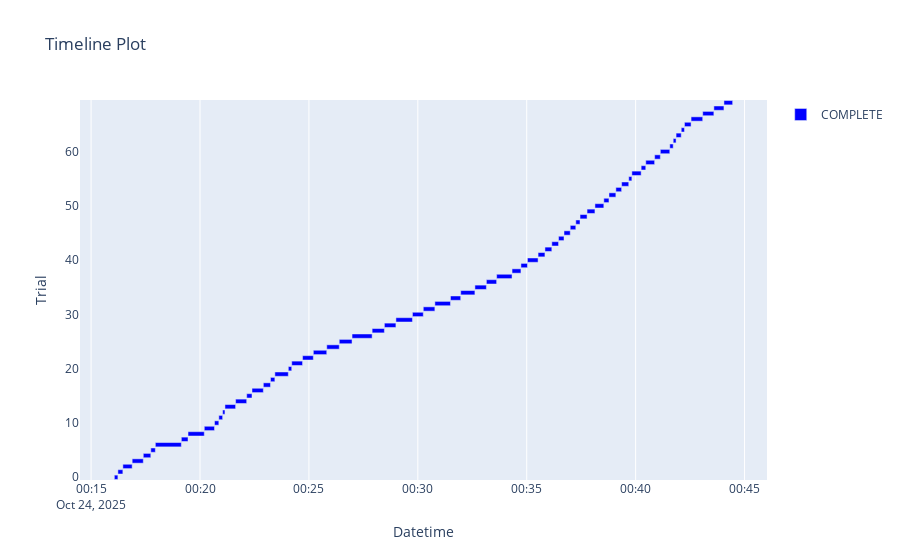

The notebook cell saved with this chart:
### Code cell
optuna.visualization.plot_timeline(study)

### Figure 1 — Plotly figure (JSON) as saved in the notebook; plotly's stock layout.template omitted (floating-point values rounded to 4 significant figures)
{"data": [{"base": ["2025-10-24T00:16:04.065325", "2025-10-24T00:16:13.851119", "2025-10-24T00:16:27.547291", "2025-10-24T00:16:53.160174", "2025-10-24T00:17:23.771022", "2025-10-24T00:17:44.461660", "2025-10-24T00:17:57.012353", "2025-10-24T00:19:08.584082", "2025-10-24T00:19:27.029409", "2025-10-24T00:20:11.805363", "2025-10-24T00:20:39.929461", "2025-10-24T00:20:51.849204", "2025-10-24T00:21:02.328400", "2025-10-24T00:21:08.745134", "2025-10-24T00:21:38.068525", "2025-10-24T00:22:08.612119", "2025-10-24T00:22:23.262516", "2025-10-24T00:22:54.463963", "2025-10-24T00:23:14.192386", "2025-10-24T00:23:26.193447", "2025-10-24T00:24:03.268033", "2025-10-24T00:24:12.670825", "2025-10-24T00:24:42.487814", "2025-10-24T00:25:12.191298", "2025-10-24T00:25:49.150059", "2025-10-24T00:26:23.599065", "2025-10-24T00:26:58.796408", "2025-10-24T00:27:54.165057", "2025-10-24T00:28:27.900448", "2025-10-24T00:28:59.652380", "2025-10-24T00:29:45.213282", "2025-10-24T00:30:15.052958", "2025-10-24T00:30:46.953683", "2025-10-24T00:31:29.958099", "2025-10-24T00:31:58.162403", "2025-10-24T00:32:37.265061", "2025-10-24T00:33:08.887961", "2025-10-24T00:33:37.073144", "2025-10-24T00:34:19.525793", "2025-10-24T00:34:44.066122", "2025-10-24T00:35:01.966719", "2025-10-24T00:35:31.251895", "2025-10-24T00:35:50.162192", "2025-10-24T00:36:09.098001", "2025-10-24T00:36:27.649416", "2025-10-24T00:36:42.719170", "2025-10-24T00:36:59.859484", "2025-10-24T00:37:15.154840", "2025-10-24T00:37:26.829175", "2025-10-24T00:37:46.185847", "2025-10-24T00:38:07.871724", "2025-10-24T00:38:32.364465", "2025-10-24T00:38:46.522417", "2025-10-24T00:39:05.503358", "2025-10-24T00:39:21.388131", "2025-10-24T00:39:40.980250", "2025-10-24T00:39:49.618047", "2025-10-24T00:40:15.168706", "2025-10-24T00:40:27.905267", "2025-10-24T00:40:52.307312", "2025-10-24T00:41:08.036782", "2025-10-24T00:41:34.073356", "2025-10-24T00:41:43.486744", "2025-10-24T00:41:51.402841", "2025-10-24T00:42:05.581654", "2025-10-24T00:42:14.505219", "2025-10-24T00:42:32.685137", "2025-10-24T00:43:04.733244", "2025-10-24T00:43:35.473662", "2025-10-24T00:44:03.220352"], "hovertemplate": "%{text}<extra>COMPLETE</extra>", "marker": {"color": "blue"}, "name": "COMPLETE", "orientation": "h", "text": ["{<br>  \"number\": 0,<br>  \"values\": [<br>    0.9498186665965014<br>  ],<br>  \"params\": {<br>    \"learning_rate\": 2.596731988312598,<br>    \"n_estimators\": 163,<br>    \"max_depth\": 19,<br>    \"min_child_weight\": 4,<br>    \"gamma\": 0.8873510913072894,<br>    \"subsample\": 0.5221942102909585,<br>    \"colsample_bytree\": 0.35198545947295057,<br>    \"reg_alpha\": 0.11085793777802844<br>  }<br>}", "{<br>  \"number\": 1,<br>  \"values\": [<br>    0.955646770423579<br>  ],<br>  \"params\": {<br>    \"learning_rate\": 0.04377064144278007,<br>    \"n_estimators\": 171,<br>    \"max_depth\": 7,<br>    \"min_child_weight\": 8,<br>    \"gamma\": 0.9831931756741091,<br>    \"subsample\": 0.6492683859130957,<br>    \"colsample_bytree\": 0.8147980991196345,<br>    \"reg_alpha\": 0.808407217000454<br>  }<br>}", "{<br>  \"number\": 2,<br>  \"values\": [<br>    0.9205202755741494<br>  ],<br>  \"params\": {<br>    \"learning_rate\": 2.186751557800119,<br>    \"n_estimators\": 330,<br>    \"max_depth\": 15,<br>    \"min_child_weight\": 3,<br>    \"gamma\": 0.6325213843331576,<br>    \"subsample\": 0.36104962709215765,<br>    \"colsample_bytree\": 0.5023722695015577,<br>    \"reg_alpha\": 0.2325638662751499<br>  }<br>}", "{<br>  \"number\": 3,<br>  \"values\": [<br>    0.9239671451061908<br>  ],<br>  \"params\": {<br>    \"learning_rate\": 2.370852604780942,<br>    \"n_estimators\": 392,<br>    \"max_depth\": 14,<br>    \"min_child_weight\": 3,<br>    \"gamma\": 0.043333204386323265,<br>    \"subsample\": 0.5486041965307991,<br>    \"colsample_bytree\": 0.9293725275174127,<br>    \"reg_alpha\": 0.07596698734362606<br>  }<br>}", "{<br>  \"number\": 4,<br>  \"values\": [<br>    0.9192923831199871<br>  ],<br>  \"params\": {<br>    \"learning_rate\": 1.2726113497280995,<br>    \"n_estimators\": 207,<br>    \"max_depth\": 8,<br>    \"min_child_weight\": 7,<br>    \"gamma\": 0.680217186318791,<br>    \"subsample\": 0.48241874975867405,<br>    \"colsample_bytree\": 0.39085989406541294,<br>    \"reg_alpha\": 0.15996667752374094<br>  }<br>}", "{<br>  \"number\": 5,<br>  \"values\": [<br>    0.05018133340349862<br>  ],<br>  \"params\": {<br>    \"learning_rate\": 2.23563303005671,<br>    \"n_estimators\": 222,<br>    \"max_depth\": 16,<br>    \"min_child_weight\": 9,<br>    \"gamma\": 0.7490933080638968,<br>    \"subsample\": 0.6809647396812327,<br>    \"colsample_bytree\": 0.09436672828223847,<br>    \"reg_alpha\": 0.580788797251386<br>  }<br>}", "{<br>  \"number\": 6,<br>  \"values\": [<br>    0.9207965513763359<br>  ],<br>  \"params\": {<br>    \"learning_rate\": 1.3760059586696443,<br>    \"n_estimators\": 559,<br>    \"max_depth\": 18,<br>    \"min_child_weight\": 1,<br>    \"gamma\": 0.8706642256237144,<br>    \"subsample\": 0.15391307381889546,<br>    \"colsample_bytree\": 0.47794814781715855,<br>    \"reg_alpha\": 0.8453895296116068<br>  }<br>}", "{<br>  \"number\": 7,<br>  \"values\": [<br>    0.9446746742795998<br>  ],<br>  \"params\": {<br>    \"learning_rate\": 2.870265951420272,<br>    \"n_estimators\": 246,<br>    \"max_depth\": 7,<br>    \"min_child_weight\": 1,<br>    \"gamma\": 0.17597810810343473,<br>    \"subsample\": 0.39746671136055856,<br>    \"colsample_bytree\": 0.6221228264518627,<br>    \"reg_alpha\": 0.6501887639996309<br>  }<br>}", "{<br>  \"number\": 8,<br>  \"values\": [<br>    0.9498186665965014<br>  ],<br>  \"params\": {<br>    \"learning_rate\": 2.845405578249477,<br>    \"n_estimators\": 699,<br>    \"max_depth\": 20,<br>    \"min_child_weight\": 1,<br>    \"gamma\": 0.5787962850999471,<br>    \"subsample\": 0.2346564588999821,<br>    \"colsample_bytree\": 0.7146398332319057,<br>    \"reg_alpha\": 0.46671733936473925<br>  }<br>}", "{<br>  \"number\": 9,<br>  \"values\": [<br>    0.9550196682059175<br>  ],<br>  \"params\": {<br>    \"learning_rate\": 0.6153991438808274,<br>    \"n_estimators\": 566,<br>    \"max_depth\": 4,<br>    \"min_child_weight\": 9,<br>    \"gamma\": 0.1507626263922851,<br>    \"subsample\": 0.9165992017637782,<br>    \"colsample_bytree\": 0.8917639005132738,<br>    \"reg_alpha\": 0.46788991620288045<br>  }<br>}", "{<br>  \"number\": 10,<br>  \"values\": [<br>    0.9555897611310643<br>  ],<br>  \"params\": {<br>    \"learning_rate\": 0.04201615435070316,<br>    \"n_estimators\": 103,<br>    \"max_depth\": 10,<br>    \"min_child_weight\": 7,<br>    \"gamma\": 0.3684430698745278,<br>    \"subsample\": 0.8994837906677617,<br>    \"colsample_bytree\": 0.7409941049396906,<br>    \"reg_alpha\": 0.9855353438044143<br>  }<br>}", "{<br>  \"number\": 11,<br>  \"values\": [<br>    0.9546381444790886<br>  ],<br>  \"params\": {<br>    \"learning_rate\": 0.010521233226646665,<br>    \"n_estimators\": 113,<br>    \"max_depth\": 10,<br>    \"min_child_weight\": 6,<br>    \"gamma\": 0.3642076639813087,<br>    \"subsample\": 0.9946618693791538,<br>    \"colsample_bytree\": 0.751603671612942,<br>    \"reg_alpha\": 0.9996134777505983<br>  }<br>}", "{<br>  \"number\": 12,<br>  \"values\": [<br>    0.9546556857998623<br>  ],<br>  \"params\": {<br>    \"learning_rate\": 0.01143204014672635,<br>    \"n_estimators\": 103,<br>    \"max_depth\": 3,<br>    \"min_child_weight\": 7,<br>    \"gamma\": 0.39487805223914585,<br>    \"subsample\": 0.7805993542338437,<br>    \"colsample_bytree\": 0.9997409544384284,<br>    \"reg_alpha\": 0.9952741153331336<br>  }<br>}", "{<br>  \"number\": 13,<br>  \"values\": [<br>    0.9476040748488157<br>  ],<br>  \"params\": {<br>    \"learning_rate\": 0.6351383553169728,<br>    \"n_estimators\": 299,<br>    \"max_depth\": 11,<br>    \"min_child_weight\": 10,<br>    \"gamma\": 0.46150015669856165,<br>    \"subsample\": 0.7774347602295695,<br>    \"colsample_bytree\": 0.7728694899788556,<br>    \"reg_alpha\": 0.7479622195562318<br>  }<br>}", "{<br>  \"number\": 14,<br>  \"values\": [<br>    0.9539452623085255<br>  ],<br>  \"params\": {<br>    \"learning_rate\": 0.535385657340858,<br>    \"n_estimators\": 460,<br>    \"max_depth\": 6,<br>    \"min_child_weight\": 8,<br>    \"gamma\": 0.29171267868706313,<br>    \"subsample\": 0.7003270611329998,<br>    \"colsample_bytree\": 0.6083385913865993,<br>    \"reg_alpha\": 0.838866944252499<br>  }<br>}", "{<br>  \"number\": 15,<br>  \"values\": [<br>    0.9464156503663943<br>  ],<br>  \"params\": {<br>    \"learning_rate\": 0.9925535244166409,<br>    \"n_estimators\": 166,<br>    \"max_depth\": 9,<br>    \"min_child_weight\": 5,<br>    \"gamma\": 0.9911975619067132,<br>    \"subsample\": 0.8877617222312063,<br>    \"colsample_bytree\": 0.8380187899040134,<br>    \"reg_alpha\": 0.8605014409942593<br>  }<br>}", "{<br>  \"number\": 16,<br>  \"values\": [<br>    0.9531646735340937<br>  ],<br>  \"params\": {<br>    \"learning_rate\": 0.22377328837675797,<br>    \"n_estimators\": 286,<br>    \"max_depth\": 13,<br>    \"min_child_weight\": 7,<br>    \"gamma\": 0.5242841231198725,<br>    \"subsample\": 0.6853751064741879,<br>    \"colsample_bytree\": 0.6391160360983104,<br>    \"reg_alpha\": 0.3306818400151528<br>  }<br>}", "{<br>  \"number\": 17,<br>  \"values\": [<br>    0.9547740897150852<br>  ],<br>  \"params\": {<br>    \"learning_rate\": 0.8930110661205946,<br>    \"n_estimators\": 388,<br>    \"max_depth\": 5,<br>    \"min_child_weight\": 10,<br>    \"gamma\": 0.26095717549900754,<br>    \"subsample\": 0.8374249653056105,<br>    \"colsample_bytree\": 0.19282479856102352,<br>    \"reg_alpha\": 0.7173586329075239<br>  }<br>}", "{<br>  \"number\": 18,<br>  \"values\": [<br>    0.9493976748979315<br>  ],<br>  \"params\": {<br>    \"learning_rate\": 1.6719886960769303,<br>    \"n_estimators\": 164,<br>    \"max_depth\": 12,<br>    \"min_child_weight\": 6,<br>    \"gamma\": 0.7482647660986919,<br>    \"subsample\": 0.9962800661388964,<br>    \"colsample_bytree\": 0.8473001018794395,<br>    \"reg_alpha\": 0.9077325953649258<br>  }<br>}", "{<br>  \"number\": 19,<br>  \"values\": [<br>    0.9510816416922112<br>  ],<br>  \"params\": {<br>    \"learning_rate\": 0.3714295867884992,<br>    \"n_estimators\": 474,<br>    \"max_depth\": 9,<br>    \"min_child_weight\": 8,<br>    \"gamma\": 0.9917288320671876,<br>    \"subsample\": 0.6068503447714075,<br>    \"colsample_bytree\": 0.9980052010088394,<br>    \"reg_alpha\": 0.7225578420989243<br>  }<br>}", "{<br>  \"number\": 20,<br>  \"values\": [<br>    0.9250152390224222<br>  ],<br>  \"params\": {<br>    \"learning_rate\": 1.6867390616283815,<br>    \"n_estimators\": 112,<br>    \"max_depth\": 7,<br>    \"min_child_weight\": 8,<br>    \"gamma\": 0.44415539990694647,<br>    \"subsample\": 0.032129865402025615,<br>    \"colsample_bytree\": 0.6831904906120486,<br>    \"reg_alpha\": 0.5445228071182864<br>  }<br>}", "{<br>  \"number\": 21,<br>  \"values\": [<br>    0.9550591361776585<br>  ],<br>  \"params\": {<br>    \"learning_rate\": 0.717486929790977,<br>    \"n_estimators\": 553,<br>    \"max_depth\": 3,<br>    \"min_child_weight\": 9,<br>    \"gamma\": 0.07531996122950327,<br>    \"subsample\": 0.9028580083646248,<br>    \"colsample_bytree\": 0.8670168844415138,<br>    \"reg_alpha\": 0.45739757061564296<br>  }<br>}", "{<br>  \"number\": 22,<br>  \"values\": [<br>    0.955576605140484<br>  ],<br>  \"params\": {<br>    \"learning_rate\": 0.3022130454277739,<br>    \"n_estimators\": 689,<br>    \"max_depth\": 3,<br>    \"min_child_weight\": 9,<br>    \"gamma\": 0.01669471600952315,<br>    \"subsample\": 0.8057341208965658,<br>    \"colsample_bytree\": 0.8015068659458735,<br>    \"reg_alpha\": 0.3410718169220939<br>  }<br>}", "{<br>  \"number\": 23,<br>  \"values\": [<br>    0.9552082374042353<br>  ],<br>  \"params\": {<br>    \"learning_rate\": 0.27136319658616803,<br>    \"n_estimators\": 641,<br>    \"max_depth\": 5,<br>    \"min_child_weight\": 8,<br>    \"gamma\": 0.2317458091840305,<br>    \"subsample\": 0.7451974615255454,<br>    \"colsample_bytree\": 0.79056506061615,<br>    \"reg_alpha\": 0.3052159717717616<br>  }<br>}", "{<br>  \"number\": 24,<br>  \"values\": [<br>    0.9550459801870782<br>  ],<br>  \"params\": {<br>    \"learning_rate\": 0.2266255787993745,<br>    \"n_estimators\": 451,<br>    \"max_depth\": 6,<br>    \"min_child_weight\": 10,<br>    \"gamma\": 0.33732942310123853,<br>    \"subsample\": 0.6096435217151648,<br>    \"colsample_bytree\": 0.5516562834038562,<br>    \"reg_alpha\": 0.3432992081764488<br>  }<br>}", "{<br>  \"number\": 25,<br>  \"values\": [<br>    0.9298873408673306<br>  ],<br>  \"params\": {<br>    \"learning_rate\": 1.0737694225934833,<br>    \"n_estimators\": 331,<br>    \"max_depth\": 10,<br>    \"min_child_weight\": 5,<br>    \"gamma\": 0.010452974382953228,<br>    \"subsample\": 0.8654771207279546,<br>    \"colsample_bytree\": 0.9280237363527248,<br>    \"reg_alpha\": 0.9274166198380583<br>  }<br>}", "{<br>  \"number\": 26,<br>  \"values\": [<br>    0.9517832945231611<br>  ],<br>  \"params\": {<br>    \"learning_rate\": 0.45027695120297845,<br>    \"n_estimators\": 696,<br>    \"max_depth\": 8,<br>    \"min_child_weight\": 7,<br>    \"gamma\": 0.1600534503451255,<br>    \"subsample\": 0.8112753379164915,<br>    \"colsample_bytree\": 0.6994904668166414,<br>    \"reg_alpha\": 0.7708961443754364<br>  }<br>}", "{<br>  \"number\": 27,<br>  \"values\": [<br>    0.955646770423579<br>  ],<br>  \"params\": {<br>    \"learning_rate\": 0.06659957816386845,<br>    \"n_estimators\": 617,<br>    \"max_depth\": 4,<br>    \"min_child_weight\": 9,<br>    \"gamma\": 0.5334246072373537,<br>    \"subsample\": 0.6216558877770924,<br>    \"colsample_bytree\": 0.8078176541943338,<br>    \"reg_alpha\": 0.6552435327898485<br>  }<br>}", "{<br>  \"number\": 28,<br>  \"values\": [<br>    0.9557432476878347<br>  ],<br>  \"params\": {<br>    \"learning_rate\": 0.02497888545496807,<br>    \"n_estimators\": 518,<br>    \"max_depth\": 5,<br>    \"min_child_weight\": 6,<br>    \"gamma\": 0.5080432876193378,<br>    \"subsample\": 0.4246804908099384,<br>    \"colsample_bytree\": 0.5696413396633423,<br>    \"reg_alpha\": 0.6406967208835623<br>  }<br>}", "{<br>  \"number\": 29,<br>  \"values\": [<br>    0.9531602882039003<br>  ],<br>  \"params\": {<br>    \"learning_rate\": 0.7318811285989908,<br>    \"n_estimators\": 611,<br>    \"max_depth\": 5,<br>    \"min_child_weight\": 6,<br>    \"gamma\": 0.8270998317483713,<br>    \"subsample\": 0.4452940271293227,<br>    \"colsample_bytree\": 0.2958529865772425,<br>    \"reg_alpha\": 0.6321249158514775<br>  }<br>}", "{<br>  \"number\": 30,<br>  \"values\": [<br>    0.9556511557537725<br>  ],<br>  \"params\": {<br>    \"learning_rate\": 0.14482952486783304,<br>    \"n_estimators\": 520,<br>    \"max_depth\": 4,<br>    \"min_child_weight\": 4,<br>    \"gamma\": 0.5347655984765016,<br>    \"subsample\": 0.3451852366427781,<br>    \"colsample_bytree\": 0.4172360003740955,<br>    \"reg_alpha\": 0.6502579247058551<br>  }<br>}", "{<br>  \"number\": 31,<br>  \"values\": [<br>    0.9555415224989365<br>  ],<br>  \"params\": {<br>    \"learning_rate\": 0.17168982452346188,<br>    \"n_estimators\": 514,<br>    \"max_depth\": 4,<br>    \"min_child_weight\": 3,<br>    \"gamma\": 0.552589376670136,<br>    \"subsample\": 0.27158913984387595,<br>    \"colsample_bytree\": 0.3834977204520501,<br>    \"reg_alpha\": 0.647169286266624<br>  }<br>}", "{<br>  \"number\": 32,<br>  \"values\": [<br>    0.9538443997140764<br>  ],<br>  \"params\": {<br>    \"learning_rate\": 0.4189340739576656,<br>    \"n_estimators\": 618,<br>    \"max_depth\": 6,<br>    \"min_child_weight\": 4,<br>    \"gamma\": 0.636906755063989,<br>    \"subsample\": 0.315945843122876,<br>    \"colsample_bytree\": 0.28851181825250677,<br>    \"reg_alpha\": 0.5703496286993835<br>  }<br>}", "{<br>  \"number\": 33,<br>  \"values\": [<br>    0.955616073112225<br>  ],<br>  \"params\": {<br>    \"learning_rate\": 0.10243925108202495,<br>    \"n_estimators\": 522,<br>    \"max_depth\": 4,<br>    \"min_child_weight\": 4,<br>    \"gamma\": 0.6109526084618122,<br>    \"subsample\": 0.5504422936930812,<br>    \"colsample_bytree\": 0.46957244972532797,<br>    \"reg_alpha\": 0.7917560919529911<br>  }<br>}", "{<br>  \"number\": 34,<br>  \"values\": [<br>    0.9233356575583359<br>  ],<br>  \"params\": {<br>    \"learning_rate\": 1.897895081152714,<br>    \"n_estimators\": 420,<br>    \"max_depth\": 7,<br>    \"min_child_weight\": 2,<br>    \"gamma\": 0.7173741588897657,<br>    \"subsample\": 0.41264796275459587,<br>    \"colsample_bytree\": 0.541073774720907,<br>    \"reg_alpha\": 0.6658097980409421<br>  }<br>}", "{<br>  \"number\": 35,<br>  \"values\": [<br>    0.9520990382970885<br>  ],<br>  \"params\": {<br>    \"learning_rate\": 0.8104198089847214,<br>    \"n_estimators\": 521,<br>    \"max_depth\": 5,<br>    \"min_child_weight\": 5,<br>    \"gamma\": 0.4862531889815135,<br>    \"subsample\": 0.5194806330578663,<br>    \"colsample_bytree\": 0.4382623001901544,<br>    \"reg_alpha\": 0.5128328371863808<br>  }<br>}", "{<br>  \"number\": 36,<br>  \"values\": [<br>    0.05018133340349862<br>  ],<br>  \"params\": {<br>    \"learning_rate\": 1.1604889789005666,<br>    \"n_estimators\": 646,<br>    \"max_depth\": 4,<br>    \"min_child_weight\": 3,<br>    \"gamma\": 0.8136370884250554,<br>    \"subsample\": 0.34772655667249475,<br>    \"colsample_bytree\": 0.041095617928697536,<br>    \"reg_alpha\": 0.4170551899613452<br>  }<br>}", "{<br>  \"number\": 37,<br>  \"values\": [<br>    0.952625277920301<br>  ],<br>  \"params\": {<br>    \"learning_rate\": 0.4787559906384884,<br>    \"n_estimators\": 591,<br>    \"max_depth\": 8,<br>    \"min_child_weight\": 4,<br>    \"gamma\": 0.6805054125222048,<br>    \"subsample\": 0.6009769934071636,<br>    \"colsample_bytree\": 0.3119864587236372,<br>    \"reg_alpha\": 0.603980642607305<br>  }<br>}", "{<br>  \"number\": 38,<br>  \"values\": [<br>    0.9556599264141593<br>  ],<br>  \"params\": {<br>    \"learning_rate\": 0.1803212351183569,<br>    \"n_estimators\": 373,<br>    \"max_depth\": 6,<br>    \"min_child_weight\": 6,<br>    \"gamma\": 0.4204553335690715,<br>    \"subsample\": 0.47427795892597246,<br>    \"colsample_bytree\": 0.21981570027939545,<br>    \"reg_alpha\": 0.6734387220667792<br>  }<br>}", "{<br>  \"number\": 39,<br>  \"values\": [<br>    0.9555020545271956<br>  ],<br>  \"params\": {<br>    \"learning_rate\": 0.2730878656161214,<br>    \"n_estimators\": 374,<br>    \"max_depth\": 17,<br>    \"min_child_weight\": 6,<br>    \"gamma\": 0.9204117553753537,<br>    \"subsample\": 0.21323552581989683,<br>    \"colsample_bytree\": 0.12953772492415283,<br>    \"reg_alpha\": 0.694435142132994<br>  }<br>}", "{<br>  \"number\": 40,<br>  \"values\": [<br>    0.9541776848087776<br>  ],<br>  \"params\": {<br>    \"learning_rate\": 0.5610335197960633,<br>    \"n_estimators\": 492,<br>    \"max_depth\": 7,<br>    \"min_child_weight\": 5,<br>    \"gamma\": 0.42194919864425745,<br>    \"subsample\": 0.4745664561875748,<br>    \"colsample_bytree\": 0.21116834158828202,<br>    \"reg_alpha\": 0.8226570226735204<br>  }<br>}", "{<br>  \"number\": 41,<br>  \"values\": [<br>    0.95568623839532<br>  ],<br>  \"params\": {<br>    \"learning_rate\": 0.1513351146403816,<br>    \"n_estimators\": 343,<br>    \"max_depth\": 6,<br>    \"min_child_weight\": 9,<br>    \"gamma\": 0.514572007360559,<br>    \"subsample\": 0.5450284037629392,<br>    \"colsample_bytree\": 0.2353299227565232,<br>    \"reg_alpha\": 0.6038846342383752<br>  }<br>}", "{<br>  \"number\": 42,<br>  \"values\": [<br>    0.9556336144329988<br>  ],<br>  \"params\": {<br>    \"learning_rate\": 0.1785064001495423,<br>    \"n_estimators\": 352,<br>    \"max_depth\": 6,<br>    \"min_child_weight\": 2,<br>    \"gamma\": 0.5933735768511265,<br>    \"subsample\": 0.4047014813084292,<br>    \"colsample_bytree\": 0.2331700239027589,<br>    \"reg_alpha\": 0.048503822283596565<br>  }<br>}", "{<br>  \"number\": 43,<br>  \"values\": [<br>    0.04719930887196151<br>  ],<br>  \"params\": {<br>    \"learning_rate\": 2.489707350475155,<br>    \"n_estimators\": 430,<br>    \"max_depth\": 15,<br>    \"min_child_weight\": 6,<br>    \"gamma\": 0.4907920640572077,<br>    \"subsample\": 0.4918044692270822,<br>    \"colsample_bytree\": 0.13921385496997135,<br>    \"reg_alpha\": 0.5497328847003753<br>  }<br>}", "{<br>  \"number\": 44,<br>  \"values\": [<br>    0.954120675516263<br>  ],<br>  \"params\": {<br>    \"learning_rate\": 0.3783484588750454,<br>    \"n_estimators\": 203,<br>    \"max_depth\": 8,<br>    \"min_child_weight\": 7,<br>    \"gamma\": 0.6389598412893582,<br>    \"subsample\": 0.5555059955604422,<br>    \"colsample_bytree\": 0.4125229086911694,<br>    \"reg_alpha\": 0.124960993432023<br>  }<br>}", "{<br>  \"number\": 45,<br>  \"values\": [<br>    0.9557388623576413<br>  ],<br>  \"params\": {<br>    \"learning_rate\": 0.040513693344381096,<br>    \"n_estimators\": 280,<br>    \"max_depth\": 6,<br>    \"min_child_weight\": 8,<br>    \"gamma\": 0.40334589804565296,<br>    \"subsample\": 0.3633236353007211,<br>    \"colsample_bytree\": 0.35356337873877447,<br>    \"reg_alpha\": 0.5972029088848433<br>  }<br>}", "{<br>  \"number\": 46,<br>  \"values\": [<br>    0.9556029171216447<br>  ],<br>  \"params\": {<br>    \"learning_rate\": 0.1480167268019339,<br>    \"n_estimators\": 274,<br>    \"max_depth\": 5,<br>    \"min_child_weight\": 4,<br>    \"gamma\": 0.31699749533697796,<br>    \"subsample\": 0.37061964675945064,<br>    \"colsample_bytree\": 0.33684010416295024,<br>    \"reg_alpha\": 0.5972237951652216<br>  }<br>}", "{<br>  \"number\": 47,<br>  \"values\": [<br>    0.9548968789605013<br>  ],<br>  \"params\": {<br>    \"learning_rate\": 0.021196228432313512,<br>    \"n_estimators\": 248,<br>    \"max_depth\": 3,<br>    \"min_child_weight\": 8,<br>    \"gamma\": 0.40019575004445473,<br>    \"subsample\": 0.29009272778366224,<br>    \"colsample_bytree\": 0.24540880900008097,<br>    \"reg_alpha\": 0.5017375429841959<br>  }<br>}", "{<br>  \"number\": 48,<br>  \"values\": [<br>    0.9541952261295514<br>  ],<br>  \"params\": {<br>    \"learning_rate\": 0.35098612314588873,<br>    \"n_estimators\": 316,<br>    \"max_depth\": 6,<br>    \"min_child_weight\": 5,<br>    \"gamma\": 0.45729456503594934,<br>    \"subsample\": 0.23182288003234,<br>    \"colsample_bytree\": 0.37233561457408404,<br>    \"reg_alpha\": 0.4132830907194521<br>  }<br>}", "{<br>  \"number\": 49,<br>  \"values\": [<br>    0.9276288958177106<br>  ],<br>  \"params\": {<br>    \"learning_rate\": 2.7350198840193922,<br>    \"n_estimators\": 355,<br>    \"max_depth\": 9,<br>    \"min_child_weight\": 3,<br>    \"gamma\": 0.5494904812615061,<br>    \"subsample\": 0.17709127761788396,<br>    \"colsample_bytree\": 0.5208926224466037,<br>    \"reg_alpha\": 0.7494354653992472<br>  }<br>}", "{<br>  \"number\": 50,<br>  \"values\": [<br>    0.9542917033938071<br>  ],<br>  \"params\": {<br>    \"learning_rate\": 0.6366084372093939,<br>    \"n_estimators\": 420,<br>    \"max_depth\": 7,<br>    \"min_child_weight\": 9,<br>    \"gamma\": 0.3800065414802837,<br>    \"subsample\": 0.4469470212787058,<br>    \"colsample_bytree\": 0.1609290509590226,<br>    \"reg_alpha\": 0.6182347889235084<br>  }<br>}", "{<br>  \"number\": 51,<br>  \"values\": [<br>    0.9498186665965014<br>  ],<br>  \"params\": {<br>    \"learning_rate\": 0.0027711646601109308,<br>    \"n_estimators\": 215,<br>    \"max_depth\": 5,<br>    \"min_child_weight\": 8,<br>    \"gamma\": 0.49438072679155776,<br>    \"subsample\": 0.3301288178912666,<br>    \"colsample_bytree\": 0.2640608365358591,<br>    \"reg_alpha\": 0.689903832071086<br>  }<br>}", "{<br>  \"number\": 52,<br>  \"values\": [<br>    0.9555108251875825<br>  ],<br>  \"params\": {<br>    \"learning_rate\": 0.14193247703122475,<br>    \"n_estimators\": 260,<br>    \"max_depth\": 6,<br>    \"min_child_weight\": 7,<br>    \"gamma\": 0.3394329460306297,<br>    \"subsample\": 0.6466970803084369,<br>    \"colsample_bytree\": 0.578076939724706,<br>    \"reg_alpha\": 0.7825648760241533<br>  }<br>}", "{<br>  \"number\": 53,<br>  \"values\": [<br>    0.8704047221235522<br>  ],<br>  \"params\": {<br>    \"learning_rate\": 2.09043956007336,<br>    \"n_estimators\": 196,<br>    \"max_depth\": 8,<br>    \"min_child_weight\": 10,<br>    \"gamma\": 0.42903962798129774,<br>    \"subsample\": 0.385735537423751,<br>    \"colsample_bytree\": 0.46473914806108074,<br>    \"reg_alpha\": 0.7083588022213528<br>  }<br>}", "{<br>  \"number\": 54,<br>  \"values\": [<br>    0.9552652466967501<br>  ],<br>  \"params\": {<br>    \"learning_rate\": 0.49989224464664805,<br>    \"n_estimators\": 307,<br>    \"max_depth\": 4,<br>    \"min_child_weight\": 9,<br>    \"gamma\": 0.22924949616225412,<br>    \"subsample\": 0.4358776337754676,<br>    \"colsample_bytree\": 0.329072957516162,<br>    \"reg_alpha\": 0.8844915103849255<br>  }<br>}", "{<br>  \"number\": 55,<br>  \"values\": [<br>    0.9555327518385497<br>  ],<br>  \"params\": {<br>    \"learning_rate\": 0.2936473869223245,<br>    \"n_estimators\": 142,<br>    \"max_depth\": 20,<br>    \"min_child_weight\": 7,<br>    \"gamma\": 0.29405113160689444,<br>    \"subsample\": 0.5759514873186902,<br>    \"colsample_bytree\": 0.07051138381827207,<br>    \"reg_alpha\": 0.5434151304771433<br>  }<br>}", "{<br>  \"number\": 56,<br>  \"values\": [<br>    0.9554187332535203<br>  ],<br>  \"params\": {<br>    \"learning_rate\": 0.12042369532604685,<br>    \"n_estimators\": 377,<br>    \"max_depth\": 7,<br>    \"min_child_weight\": 8,<br>    \"gamma\": 0.9222160921407279,<br>    \"subsample\": 0.5214774542282147,<br>    \"colsample_bytree\": 0.6598584712765457,<br>    \"reg_alpha\": 0.5787559059116751<br>  }<br>}", "{<br>  \"number\": 57,<br>  \"values\": [<br>    0.9498186665965014<br>  ],<br>  \"params\": {<br>    \"learning_rate\": 1.329757306749379,<br>    \"n_estimators\": 347,<br>    \"max_depth\": 11,<br>    \"min_child_weight\": 6,<br>    \"gamma\": 0.10575616479008176,<br>    \"subsample\": 0.47835548553541346,<br>    \"colsample_bytree\": 0.16693190623991372,<br>    \"reg_alpha\": 0.8198663544116003<br>  }<br>}", "{<br>  \"number\": 58,<br>  \"values\": [<br>    0.9556248437726118<br>  ],<br>  \"params\": {<br>    \"learning_rate\": 0.23013629583257503,<br>    \"n_estimators\": 545,<br>    \"max_depth\": 3,<br>    \"min_child_weight\": 9,<br>    \"gamma\": 0.55872633271676,<br>    \"subsample\": 0.7191365483931768,<br>    \"colsample_bytree\": 0.3588524728995718,<br>    \"reg_alpha\": 0.7467528730347364<br>  }<br>}", "{<br>  \"number\": 59,<br>  \"values\": [<br>    0.9202396144417694<br>  ],<br>  \"params\": {<br>    \"learning_rate\": 1.4871118830295689,<br>    \"n_estimators\": 184,<br>    \"max_depth\": 9,<br>    \"min_child_weight\": 10,<br>    \"gamma\": 0.6780916650808564,<br>    \"subsample\": 0.10429292059948497,<br>    \"colsample_bytree\": 0.41618983297211753,<br>    \"reg_alpha\": 0.6725479108195542<br>  }<br>}", "{<br>  \"number\": 60,<br>  \"values\": [<br>    0.9498186665965014<br>  ],<br>  \"params\": {<br>    \"learning_rate\": 0.0022296726818332724,<br>    \"n_estimators\": 450,<br>    \"max_depth\": 5,<br>    \"min_child_weight\": 7,<br>    \"gamma\": 0.5220728039954484,<br>    \"subsample\": 0.28116045770952436,<br>    \"colsample_bytree\": 0.2793895706638628,<br>    \"reg_alpha\": 0.4531876653753285<br>  }<br>}", "{<br>  \"number\": 61,<br>  \"values\": [<br>    0.9557257063670609<br>  ],<br>  \"params\": {<br>    \"learning_rate\": 0.10480637432760408,<br>    \"n_estimators\": 138,<br>    \"max_depth\": 4,<br>    \"min_child_weight\": 9,<br>    \"gamma\": 0.4586125851144167,<br>    \"subsample\": 0.6304927856380348,<br>    \"colsample_bytree\": 0.8944227202892572,<br>    \"reg_alpha\": 0.6414011735284595<br>  }<br>}", "{<br>  \"number\": 62,<br>  \"values\": [<br>    0.9555897611310643<br>  ],<br>  \"params\": {<br>    \"learning_rate\": 0.35245735709578185,<br>    \"n_estimators\": 137,<br>    \"max_depth\": 4,<br>    \"min_child_weight\": 8,<br>    \"gamma\": 0.4147646041296848,<br>    \"subsample\": 0.6559678231384892,<br>    \"colsample_bytree\": 0.9556958038087513,<br>    \"reg_alpha\": 0.6420913395648551<br>  }<br>}", "{<br>  \"number\": 63,<br>  \"values\": [<br>    0.9556029171216447<br>  ],<br>  \"params\": {<br>    \"learning_rate\": 0.1277114691243668,<br>    \"n_estimators\": 230,<br>    \"max_depth\": 6,<br>    \"min_child_weight\": 8,<br>    \"gamma\": 0.4633026209403577,<br>    \"subsample\": 0.6631816595456543,<br>    \"colsample_bytree\": 0.8958162926148581,<br>    \"reg_alpha\": 0.5183581426540502<br>  }<br>}", "{<br>  \"number\": 64,<br>  \"values\": [<br>    0.9555678344800972<br>  ],<br>  \"params\": {<br>    \"learning_rate\": 0.2305646748526602,<br>    \"n_estimators\": 132,<br>    \"max_depth\": 5,<br>    \"min_child_weight\": 9,<br>    \"gamma\": 0.37042517279262266,<br>    \"subsample\": 0.7350931806499259,<br>    \"colsample_bytree\": 0.7205814233704902,<br>    \"reg_alpha\": 0.7254794940949872<br>  }<br>}", "{<br>  \"number\": 65,<br>  \"values\": [<br>    0.955576605140484<br>  ],<br>  \"params\": {<br>    \"learning_rate\": 0.4341770554836324,<br>    \"n_estimators\": 394,<br>    \"max_depth\": 3,<br>    \"min_child_weight\": 10,<br>    \"gamma\": 0.517481156318753,<br>    \"subsample\": 0.5815145173351383,<br>    \"colsample_bytree\": 0.5026626007179213,<br>    \"reg_alpha\": 0.6117765232344169<br>  }<br>}", "{<br>  \"number\": 66,<br>  \"values\": [<br>    0.9556993943859002<br>  ],<br>  \"params\": {<br>    \"learning_rate\": 0.0736826578585496,<br>    \"n_estimators\": 490,<br>    \"max_depth\": 7,<br>    \"min_child_weight\": 9,<br>    \"gamma\": 0.5905953662553081,<br>    \"subsample\": 0.4617320419833693,<br>    \"colsample_bytree\": 0.20651548374755718,<br>    \"reg_alpha\": 0.5542480403342062<br>  }<br>}", "{<br>  \"number\": 67,<br>  \"values\": [<br>    0.9538180877329159<br>  ],<br>  \"params\": {<br>    \"learning_rate\": 0.5952566700034054,<br>    \"n_estimators\": 505,<br>    \"max_depth\": 7,<br>    \"min_child_weight\": 9,<br>    \"gamma\": 0.5812589739843521,<br>    \"subsample\": 0.4388006205270003,<br>    \"colsample_bytree\": 0.19990662398335934,<br>    \"reg_alpha\": 0.5742038264697645<br>  }<br>}", "{<br>  \"number\": 68,<br>  \"values\": [<br>    0.9557739449991887<br>  ],<br>  \"params\": {<br>    \"learning_rate\": 0.10269564039869888,<br>    \"n_estimators\": 573,<br>    \"max_depth\": 4,<br>    \"min_child_weight\": 10,<br>    \"gamma\": 0.45602023105015593,<br>    \"subsample\": 0.3483378681462177,<br>    \"colsample_bytree\": 0.10982585640372189,<br>    \"reg_alpha\": 0.6767697801026856<br>  }<br>}", "{<br>  \"number\": 69,<br>  \"values\": [<br>    0.955576605140484<br>  ],<br>  \"params\": {<br>    \"learning_rate\": 0.08084837434072814,<br>    \"n_estimators\": 565,<br>    \"max_depth\": 6,<br>    \"min_child_weight\": 10,<br>    \"gamma\": 0.4479557731778502,<br>    \"subsample\": 0.4646555958377829,<br>    \"colsample_bytree\": 0.0879184947471433,<br>    \"reg_alpha\": 0.5286375064374028<br>  }<br>}"], "textposition": "none", "type": "bar", "x": [9786.0, 13690.0, 25610.0, 30610.0, 20690.0, 12550.0, 71570.0, 18440.0, 44780.0, 28120.0, 11920.0, 10480.0, 6417.0, 29320.0, 30540.0, 14640.0, 31200.0, 19730.0, 12000.0, 37070.0, 9403.0, 29810.0, 29700.0, 36960.0, 34450.0, 35190.0, 55370.0, 33740.0, 31750.0, 45560.0, 29840.0, 31900.0, 43000.0, 28200.0, 39100.0, 31620.0, 28190.0, 42450.0, 24540.0, 17900.0, 29290.0, 18900.0, 18940.0, 18550.0, 15070.0, 17140.0, 15300.0, 11670.0, 19350.0, 21690.0, 24490.0, 14160.0, 18980.0, 15880.0, 19590.0, 8638.0, 25550.0, 12730.0, 24400.0, 15730.0, 26040.0, 9413.0, 7916.0, 14180.0, 8924.0, 18180.0, 32050.0, 30740.0, 27750.0, 24000.0], "y": [0, 1, 2, 3, 4, 5, 6, 7, 8, 9, 10, 11, 12, 13, 14, 15, 16, 17, 18, 19, 20, 21, 22, 23, 24, 25, 26, 27, 28, 29, 30, 31, 32, 33, 34, 35, 36, 37, 38, 39, 40, 41, 42, 43, 44, 45, 46, 47, 48, 49, 50, 51, 52, 53, 54, 55, 56, 57, 58, 59, 60, 61, 62, 63, 64, 65, 66, 67, 68, 69]}], "layout": {"autosize": true, "showlegend": true, "title": {"text": "Timeline Plot"}, "xaxis": {"autorange": true, "range": ["2025-10-24 00:14:29.4458", "2025-10-24 00:46:01.8354"], "title": {"text": "Datetime"}, "type": "date"}, "yaxis": {"autorange": true, "range": [-0.5, 69.5], "title": {"text": "Trial"}, "type": "linear"}}}
